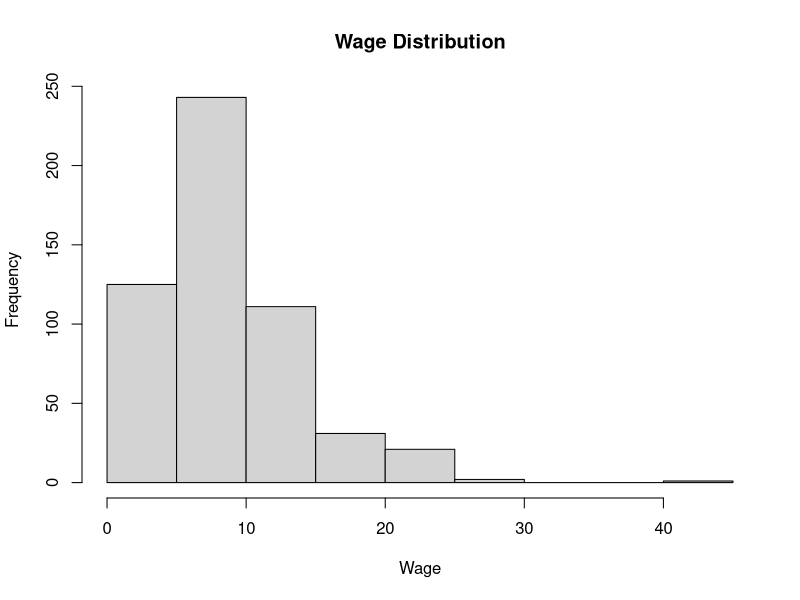
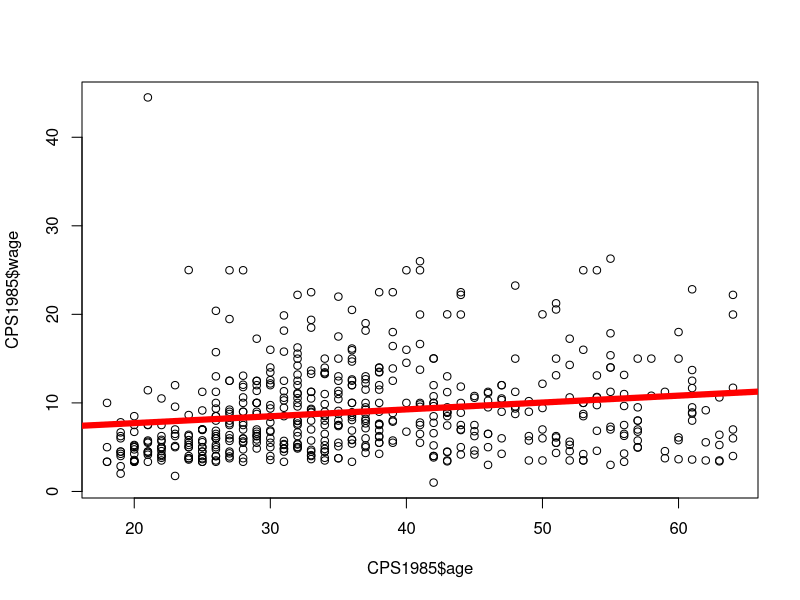

Recreate these plots in R, in order. (Note: this script raises an error after producing the figures.)
# Part I
library(AER)
data("CPS1985")
summary(CPS1985)

CPS1985$experience = cut(CPS1985$experience, 6, labels = c("[0, 10]", "[11, 20]", "[21, 30]", "[31, 40]", "[41, 50]", "[51, ∞)"), ordered_result = T)

table(CPS1985$sector, CPS1985$experience, CPS1985$gender)

chisq.test(table(CPS1985$sector, CPS1985$experience, CPS1985$gender)[,,1])$expected
chisq.test(table(CPS1985$sector, CPS1985$experience, CPS1985$gender)[,,2])$expected

fisher.test(table(CPS1985$sector, CPS1985$experience, CPS1985$gender)[,,1], simulate.p.value = T)
fisher.test(table(CPS1985$sector, CPS1985$experience, CPS1985$gender)[,,2], simulate.p.value = T)

table(CPS1985$sector, CPS1985$experience)
fisher.test(table(CPS1985$sector, CPS1985$experience), simulate.p.value = T)

# Part II
library(AER)
data("CPS1985")

hist(CPS1985$wage, main = "Wage Distribution", xlab = "Wage")

shapiro.test(CPS1985$wage)

plot(CPS1985$age, CPS1985$wage)
reg = lm(wage ~ age, data = CPS1985)
abline(reg, col = "red", lwd = 6)

CPS1985$wage = ifelse(CPS1985$wage <= 5 , "[1, 5]", ifelse(CPS1985$wage <= 10, "[6, 10]", ifelse(CPS1985$wage <= 15, "[11, 15]", ifelse(CPS1985$wage <= 20, "[16, 20]", "[21, ∞)"))))
CPS1985$wage = factor(CPS1985$wage, levels = c("[1, 5]", "[6, 10]", "[11, 15]", "[16, 20]", "[21, ∞)"))

CPS1985$education = ifelse(CPS1985$education <= 6, "Primary School", ifelse(CPS1985$education <= 13, "High School", ifelse(CPS1985$education <= 16, "Graduate", "PhD")))
CPS1985$education = factor(CPS1985$education, levels = c("Primary School", "High School", "Graduate", "PhD"))

library(MASS)
fit0 = polr(wage ~ 1, data = CPS1985)
fit1 = polr(wage ~ education + age + ethnicity + region + occupation + union + married, data = CPS1985)
stepAIC(fit0, scope = list(lower = fit0, upper = fit1), trace = T, direct = "forward")
stepAIC(fit0, scope = list(lower = fit0, upper = fit1), trace = T, k = log(nrow(CPS1985)), direct = "forward")

fit = polr(wage ~ education + age + occupation + union, data = CPS1985)
summary(fit)
coef(fit)

anova(fit, fit0)
